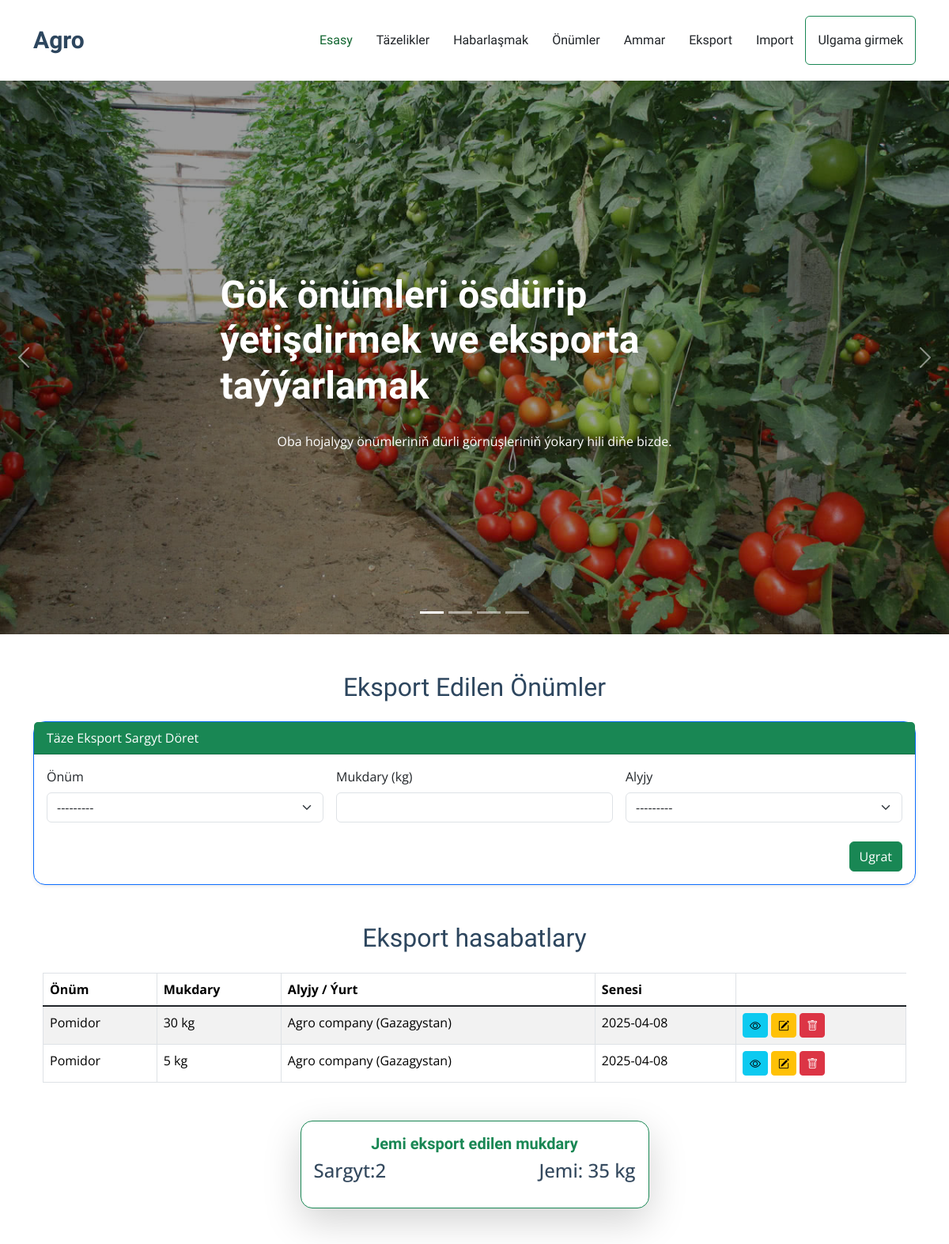
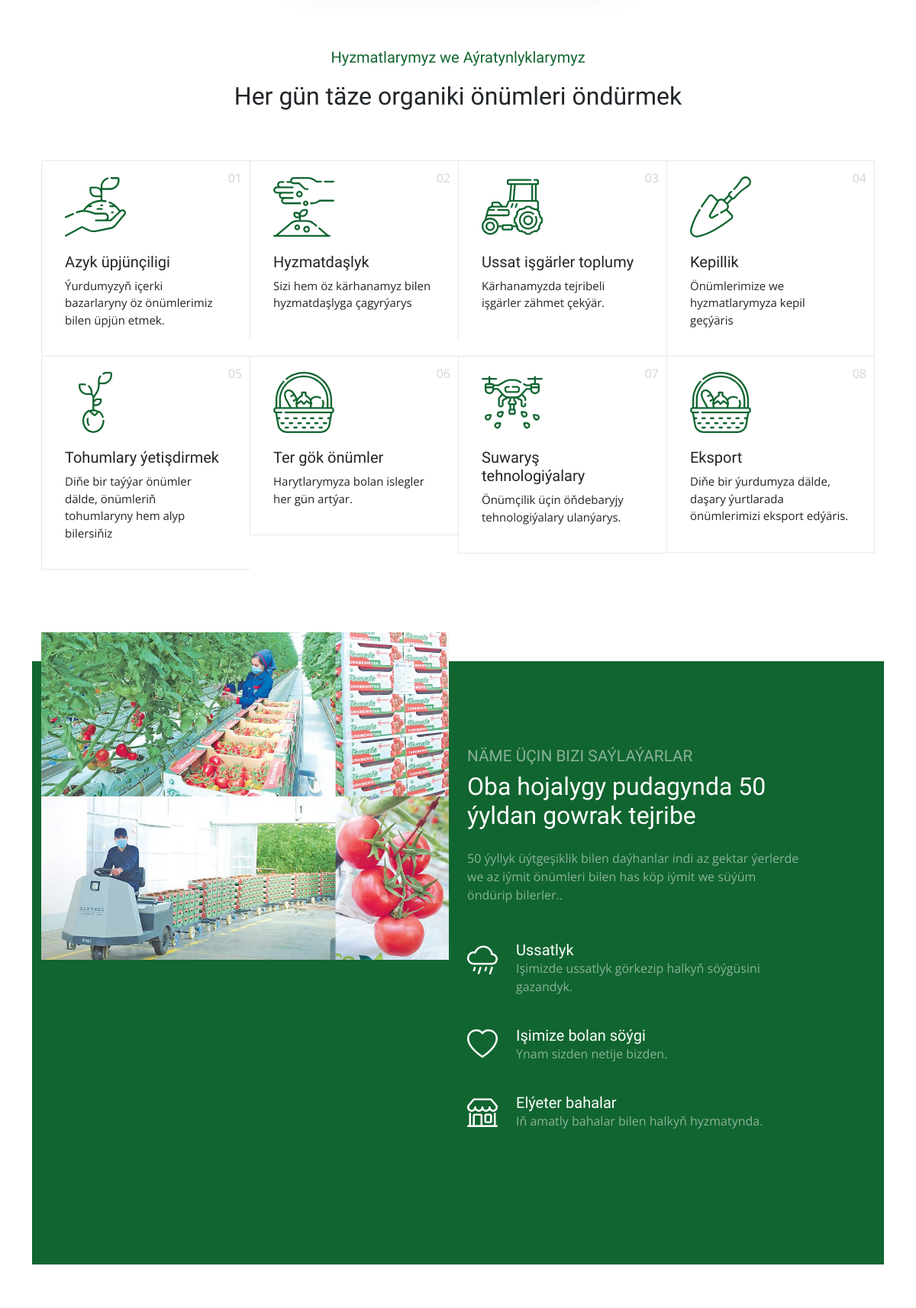
The app's page /eksportlar/ (upper part) with its own data (2 pictures, top to bottom).
### sowda/models.py (models this page shows, shortened)
class EksportSargyt(models.Model):
    onum = models.ForeignKey(Onum, on_delete=models.CASCADE)
    mukdary = models.PositiveIntegerField()
    partner = models.ForeignKey(Alyjy, on_delete=models.CASCADE)
    senesi = models.DateField(auto_now_add=True)
    class Meta:
        verbose_name_plural = "Eksport Sargytlar"

class Onum(models.Model):
    ady = models.CharField(max_length=100)
    kategoriya=models.ForeignKey(Kategoriya, on_delete=models.CASCADE)
    baha = models.DecimalField(max_digits=10, decimal_places=2)
    suraty = models.ImageField(upload_to='media/images/', blank=True, null=True)
    def __str__(self):
        return self.ady
    class Meta:
        verbose_name_plural = "Onumler"

class Alyjy(models.Model):
    ady = models.CharField(max_length=100)
    yurt = models.CharField(max_length=100)
    email = models.EmailField(blank=True, null=True)
    telefon = models.CharField(max_length=20, blank=True, null=True)
    class Meta:
        verbose_name_plural = "Alyjylar"
    def __str__(self):
        return self.ady

### sowda/views.py (the view, shortened to what this page needs)
# urls.py: path('eksportlar/', EksportListView.as_view(), name='eksport'),
class EksportListView(ListView):
    model = EksportSargyt
    template_name = 'sowda/eksport.html'
    context_object_name = 'object_list'
    def get_context_data(self, **kwargs):
        context = super().get_context_data(**kwargs)
        context['form'] = EksportSargytForm()
        context['total_kg'] = sum(e.mukdary for e in self.object_list)
        return context

### sowda/forms.py
class EksportSargytForm(forms.ModelForm):
    class Meta:
        model = EksportSargyt
        fields = '__all__'

### sowda/templates/sowda/eksport.html (shortened to what this page needs)
{% extends "sowda/index.html" %}
{% load static %}
{% load widget_tweaks %}
{% block eksport %}
<div class="container my-5">
    <h2 class="text-center mb-4">Eksport Edilen Önümler</h2>
    <div class="card mb-5 shadow-sm border-primary">
        <div class="card-header bg-success text-white">
            Täze Eksport Sargyt Döret
        </div>
        <div class="card-body">
            <form method="POST">
                <div class="row g-3">
                    <div class="col-md-4">
                        <label class="form-label">Önüm</label>
                        {{ form.onum|add_class:"form-select" }}
                    </div>
                    <div class="col-md-4">
                        <label class="form-label">Mukdary (kg)</label>
                        {{ form.mukdary|add_class:"form-control" }}
                    </div>
                    <div class="col-md-4">
                        <label class="form-label">Alyjy</label>
                        {{ form.partner|add_class:"form-select" }}
                    </div>
                </div>
                <div class="mt-4 text-end">
                    <button type="submit" class="btn btn-success">Ugrat</button>
                </div>
            </form>
        </div>
    </div>
    {% if object_list %}
    <div class="container my-5">
        <h2 class="text-center mb-4">Eksport hasabatlary</h2>
        <table class="table table-bordered table-striped table-hover">
            <thead class="thead-dark">
                <tr>
                    <th>Önüm</th>
                    <th>Mukdary</th>
                    <th>Alyjy / Ýurt</th>
                    <th>Senesi</th>
                </tr>
            </thead>
            <tbody>
                {% for eksport in object_list %}
                    <tr>
                        <td>{{ eksport.onum.ady }}</td>
                        <td>{{ eksport.mukdary }} kg</td>
                        <td>{{ eksport.partner.ady }} ({{ eksport.partner.yurt }})</td>
                        <td>{{ eksport.senesi|date:"Y-m-d" }}</td>
                        <td>
                            <a href="" class="btn btn-sm btn-info" title="Doly görmek">
                                <i class="bi bi-eye"></i>
                            </a>
                            <a href="" class="btn btn-sm btn-warning" title="Üýtgetmek">
                                <i class="bi bi-pencil-square"></i>
                            </a>
                            <a href="" class="btn btn-sm btn-danger" title="Aýyrmak" onclick="return confirm('Aýyrmak isleýärsiňizmi?')">
                                <i class="bi bi-trash"></i>
                            </a>
                        </td>
                    </tr>
                {% endfor %}
            </tbody>
        </table>
        <div class="mt-5">
            <div class="row justify-content-center">
                <div class="col-md-5">
                    <div class="card shadow-lg border-success">
                        <div class="card-body">
                            <h5 class="card-title text-center text-success">Jemi eksport edilen mukdary</h5>
                            <div class="d-flex justify-content-between">
                                <p class="card-text">
                                    <strong class="h4">Sargyt:{{ object_list|length }} </strong>
                                </p>
                                <p class="card-text">
                                    <strong class="h4">Jemi: {{ total_kg }} kg</strong>
                                </p>
                            </div>
                        </div>
                    </div>
                </div>
            </div>
        </div>
    </div>
{% else %}
    <p>Maglumat ýok</p>
    <div class="alert alert-warning text-center">Häzirlikçe hiç hili eksport edilen önüm ýok.</div>
{% endif %}
{% endblock %}

### sowda/templates/sowda/index.html (shortened to what this page needs)
<!DOCTYPE html>
{% load static %}
<html lang="en">
<head>
  <link href="https://cdn.jsdelivr.net/npm/bootstrap-icons/font/bootstrap-icons.css" rel="stylesheet">
  <link href="https://cdn.jsdelivr.net/npm/bootstrap@5.1.3/dist/css/bootstrap.min.css" rel="stylesheet">
  <link href="{% static 'assets/vendor/bootstrap/css/bootstrap.min.css' %}" rel="stylesheet">
  <link href="{% static 'assets/vendor/bootstrap-icons/bootstrap-icons.css' %}" rel="stylesheet">
  <link href="{% static 'assets/vendor/aos/aos.css" rel="stylesheet' %}">
  <link href="{% static 'assets/vendor/swiper/swiper-bundle.min.css' %}" rel="stylesheet">
  <link href="{% static 'assets/vendor/glightbox/css/glightbox.min.css' %}" rel="stylesheet">
  <link href="{% static 'assets/css/main.css' %}" rel="stylesheet">
</head>
<body class="index-page">
  <header id="header" class="header d-flex align-items-center position-relative">
    <div class="container-fluid container-xl position-relative d-flex align-items-center justify-content-between">
      <a href="index.html" class="logo d-flex align-items-center">
        <h1 class="sitename">Agro</h1>
      </a>
      <nav id="navmenu" class="navmenu">
        <ul>
          <li><a href="{% url 'index' %}" class="active">Esasy</a></li>
          <li><a href="{% url 'tazelikler' %}">Täzelikler</a></li>
          <li><a href="{% url 'habarlasmak' %}">Habarlaşmak</a></li>
          <li><a href="{% url 'onumler' %}">Önümler</a></li>
          <li><a href="{% url 'ammar' %}">Ammar</a></li>
          <li><a href="{% url 'eksport' %}">Eksport</a></li>
          <li><a href="{% url 'import' %}">Import</a></li>
          <div class="d-flex justify-content-end align-items-center gap-2">
            {% if user.is_authenticated %}
                <div class="dropdown">
                    <button class="btn btn-outline-success dropdown-toggle" type="button" id="userDropdown" data-bs-toggle="dropdown" aria-expanded="false">
                        {{ user.username }}
                    </button>
                    <ul class="dropdown-menu dropdown-menu-end" aria-labelledby="userDropdown">
                        <li><a class="dropdown-item text-success" href="{% url 'logout' %}">Çykmak</a></li>
                    </ul>
                </div>
            {% else %}
                <a href="{% url 'login' %}" class="btn btn-outline-success">Ulgama girmek</a>
            {% endif %}
        </div>
      </nav>
    </div>
  </header>
  <main class="main">
    <section id="hero" class="hero section dark-background">
      <div id="hero-carousel" class="carousel slide carousel-fade" data-bs-ride="carousel" data-bs-interval="5000">
        <div class="carousel-item active">
          <img src="{% static 'assets/img/teplissa2.jpg' %}" alt="">
          <div class="carousel-container">
            <h2>Gök önümleri ösdürip ýetişdirmek we eksporta taýýarlamak</h2>
            <p>Oba hojalygy önümleriniň dürli görnüşleriniň ýokary hili diňe bizde.</p>
          </div>
        </div>
        <a class="carousel-control-prev" href="#hero-carousel" role="button" data-bs-slide="prev">
          <span class="carousel-control-prev-icon bi bi-chevron-left" aria-hidden="true"></span>
        </a>
        <a class="carousel-control-next" href="#hero-carousel" role="button" data-bs-slide="next">
          <span class="carousel-control-next-icon bi bi-chevron-right" aria-hidden="true"></span>
        </a>
        <ol class="carousel-indicators"></ol>
      </div>
    </section>
    {% block eksport %}
    {% endblock %}
    <section id="services" class="services section">
      <div class="container section-title" data-aos="fade-up">
        <h2>Hyzmatlarymyz we Aýratynlyklarymyz</h2>
        <p>Her gün täze organiki önümleri öndürmek</p>
      </div>
      <div class="content">
        <div class="container">
          <div class="row g-0">
            <div class="col-lg-3 col-md-6">
              <div class="service-item">
                <span class="number">01</span>
                <div class="service-item-icon">
                </div>
                <div class="service-item-content">
                  <h3 class="service-heading">Azyk üpjünçiligi</h3>
                  <p>
                    Ýurdumyzyň içerki bazarlaryny öz önümlerimiz bilen üpjün etmek.
                  </p>
                </div>
              </div>
            </div>
            <div class="col-lg-3 col-md-6">
              <div class="service-item">
                <span class="number">02</span>
                <div class="service-item-icon">
                </div>
                <div class="service-item-content">
                  <h3 class="service-heading">Hyzmatdaşlyk</h3>
                  <p>
                    Sizi hem öz kärhanamyz bilen hyzmatdaşlyga çagyrýarys
                  </p>
                </div>
              </div>
            </div>
            <div class="col-lg-3 col-md-6">
              <div class="service-item">
                <span class="number">03</span>
                <div class="service-item-icon">
                </div>
                <div class="service-item-content">
                  <h3 class="service-heading">Ussat işgärler toplumy</h3>
                  <p>
                    Kärhanamyzda tejribeli işgärler zähmet çekýär.
                  </p>
                </div>
              </div>
            </div>
            <div class="col-lg-3 col-md-6">
              <div class="service-item">
                <span class="number">04</span>
                <div class="service-item-icon">
                </div>
                <div class="service-item-content">
                  <h3 class="service-heading">Kepillik</h3>
                  <p>
                    Önümlerimize we hyzmatlarymyza kepil geçýäris
                  </p>
                </div>
              </div>
            </div>
            <div class="col-lg-3 col-md-6">
              <div class="service-item">
                <span class="number">05</span>
                <div class="service-item-icon">
                </div>
                <div class="service-item-content">
                  <h3 class="service-heading">Tohumlary ýetişdirmek</h3>
                  <p>
                   Diňe bir taýýar önümler dälde, önümleriň tohumlaryny hem alyp bilersiňiz
                  </p>
                </div>
              </div>
            </div>
            <div class="col-lg-3 col-md-6">
              <div class="service-item">
                <span class="number">06</span>
                <div class="service-item-icon">
                </div>
                <div class="service-item-content">
                  <h3 class="service-heading">Ter gök önümler</h3>
                  <p>
                    Harytlarymyza bolan islegler her gün artýar.
                  </p>
                </div>
              </div>
            </div>
            <div class="col-lg-3 col-md-6">
              <div class="service-item">
                <span class="number">07</span>
                <div class="service-item-icon">
                </div>
                <div class="service-item-content">
                  <h3 class="service-heading">Suwaryş tehnologiýalary</h3>
                  <p>
                  Önümçilik üçin öňdebaryjy tehnologiýalary ulanýarys.
                  </p>
                </div>
              </div>
            </div>
            <div class="col-lg-3 col-md-6">
              <div class="service-item">
                <span class="number">08</span>
                <div class="service-item-icon">
                </div>
                <div class="service-item-content">
                  <h3 class="service-heading">Eksport</h3>
                  <p>
                    Diňe bir ýurdumyza dälde, daşary ýurtlarada önümlerimizi eksport edýäris.
                  </p>
                </div>
              </div>
            </div>
          </div>
        </div>
      </div>
    </section>
    <section id="about" class="about section">
      <div class="content">
        <div class="container">
          <div class="row">
            <div class="col-lg-6 mb-4 mb-lg-0">
              <img src="{% static 'assets/img/eksport.jpg' %}" alt="Image " class="img-fluid img-overlap" data-aos="zoom-out">
            </div>
            <div class="col-lg-5 ml-auto" data-aos="fade-up" data-aos-delay="100">
              <h3 class="content-subtitle text-white opacity-50">Näme üçin bizi saýlaýarlar</h3>
              <h2 class="content-title mb-4">
                Oba hojalygy pudagynda 50 ýyldan gowrak tejribe
              </h2>
              <p class="opacity-50">
                50 ýyllyk üýtgeşiklik bilen daýhanlar indi az gektar ýerlerde we az iýmit önümleri bilen has köp iýmit we süýüm öndürip bilerler..
              </p>
              <div class="row my-5">
                <div class="col-lg-12 d-flex align-items-start mb-4">
                  <i class="bi bi-cloud-rain me-4 display-6"></i>
                  <div>
                    <h4 class="m-0 h5 text-white">Ussatlyk</h4>
                    <p class="text-white opacity-50">Işimizde ussatlyk görkezip halkyň söýgüsini gazandyk.</p>
                  </div>
                </div>
                <div class="col-lg-12 d-flex align-items-start mb-4">
                  <i class="bi bi-heart me-4 display-6"></i>
                  <div>
                    <h4 class="m-0 h5 text-white">Işimize bolan söýgi</h4>
                    <p class="text-white opacity-50">Ynam sizden netije bizden.</p>
                  </div>
                </div>
                <div class="col-lg-12 d-flex align-items-start">
                  <i class="bi bi-shop me-4 display-6"></i>
                  <div>
                    <h4 class="m-0 h5 text-white">Elýeter bahalar</h4>
                    <p class="text-white opacity-50">Iň amatly bahalar bilen halkyň hyzmatynda.</p>
                  </div>
                </div>
              </div>
            </div>
          </div>
        </div>
      </div>
    </section>
        </div>
  </main>
</body>
</html>

### sowda/templates/sowda/eksport.html (style rules this page uses)
.card { border-radius: 15px; transition: transform 0.3s ease, box-shadow 0.3s ease; }
h5.card-title { font-weight: bold; color: #2c3e50; }
.card-text { font-size: 0.95rem; color: #34495e; }

### records on screen
EksportSargyt: onum.ady "Pomidor", mukdary "30", partner.ady "Agro company", partner.yurt "Gazagystan", senesi "2025-04-08"
EksportSargyt: onum.ady "Pomidor", mukdary "5", partner.ady "Agro company", partner.yurt "Gazagystan", senesi "2025-04-08"

### other values on screen
{{ object_list|length }} "2"
{{ total_kg }} "35"
